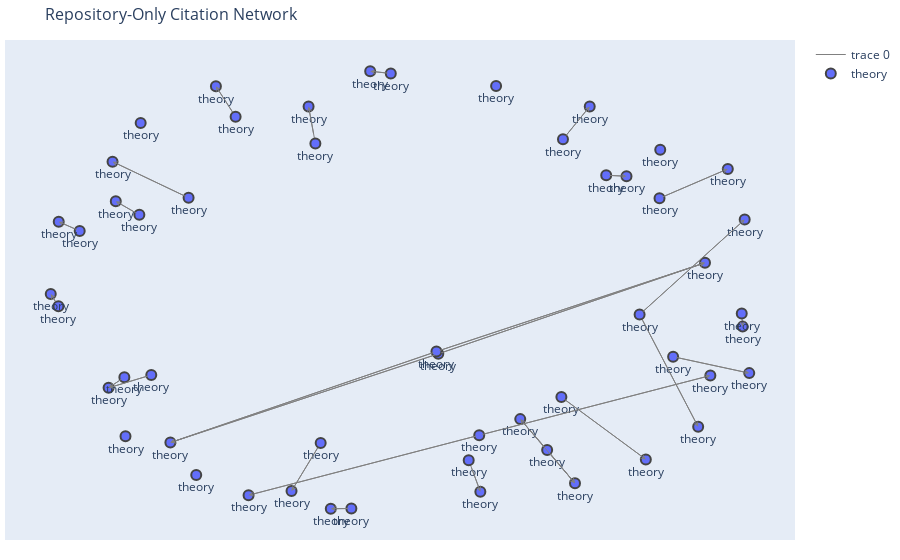

Notebook code for this chart:
### Code cell
sub_areas_of_interest = ['theory']  # Replace with your desired sub-area
theory_graph = filter_graph_by_sub_areas(G, sub_areas_of_interest)
draw_graph_plotly(theory_graph, sample_fraction=1.0)

### Figure 1 — Plotly figure (JSON) as saved in the notebook; plotly's stock layout.template omitted (floating-point values rounded to 4 significant figures)
{"data": [{"hoverinfo": "none", "line": {"color": "gray", "width": 1}, "mode": "lines", "type": "scatter", "x": [-0.2435, -0.3237, null, 0.634, 0.7952, null, 0.634, 0.9232, null, 0.1638, 0.1958, null, -0.7097, -0.8272, null, -0.7425, -0.8074, null, 0.3796, 0.4563, null, 0.3796, 0.3056, null, 0.3056, 0.4563, null, 0.1928, -0.442, null, 0.1928, 0.8288, null, -0.4776, -0.5318, null, 0.5422, 0.598, null, 0.6888, 0.8768, null, -0.05059, -0.1073, null, -0.9652, -0.9863, null, -0.2581, -0.2768, null, -0.7837, -0.8272, null, 0.4188, 0.6512, null, 0.4232, 0.4968, null, -0.1591, -0.2157, null, 0.08014, -0.6571, null, 0.08014, 0.814, null, 0.07503, -0.6571, null, 0.07503, 0.814, null, -0.607, -0.8163, null, 0.9151, 0.9176, null, -0.9066, -0.9643, null, 0.7263, 0.9358, null], "y": [-0.6166, -0.8258, null, -0.05833, -0.5468, null, -0.05833, 0.3549, null, -0.6917, -0.8287, null, -0.3211, -0.3772, null, 0.3753, 0.4342, null, -0.6474, -0.7924, null, -0.6474, -0.5132, null, -0.5132, -0.7924, null, -0.5833, -0.8442, null, -0.5833, -0.3237, null, 0.8019, 0.9347, null, 0.5475, 0.5434, null, 0.4477, 0.5751, null, 0.9905, 1, null, -0.02223, 0.03072, null, 0.6855, 0.8462, null, -0.3308, -0.3772, null, -0.4174, -0.6883, null, 0.7041, 0.8469, null, -0.9019, -0.9031, null, -0.2291, -0.6152, null, -0.2291, 0.1668, null, -0.2192, -0.6152, null, -0.2192, 0.1668, null, 0.4494, 0.6068, null, -0.05381, -0.1108, null, 0.3053, 0.3453, null, -0.2418, -0.3131, null]}, {"hoverinfo": "text", "marker": {"color": "#636EFA", "line": {"width": 2}, "size": 10}, "mode": "markers+text", "name": "theory", "text": ["theory", "theory", "theory", "theory", "theory", "theory", "theory", "theory", "theory", "theory", "theory", "theory", "theory", "theory", "theory", "theory", "theory", "theory", "theory", "theory", "theory", "theory", "theory", "theory", "theory", "theory", "theory", "theory", "theory", "theory", "theory", "theory", "theory", "theory", "theory", "theory", "theory", "theory", "theory", "theory", "theory", "theory", "theory", "theory", "theory", "theory", "theory", "theory", "theory", "theory", "theory", "theory", "theory"], "textposition": "bottom center", "type": "scatter", "x": [-0.2435, 0.6908, -0.7806, -0.7389, 0.2392, 0.634, 0.7952, -0.586, 0.1638, 0.1958, -0.7097, -0.8272, -0.7425, -0.8074, 0.3796, 0.4563, 0.3056, 0.1928, -0.442, 0.8288, -0.4776, -0.5318, 0.5422, 0.598, 0.6888, 0.8768, -0.05059, -0.1073, -0.9652, -0.9863, -0.3237, -0.2581, -0.2768, -0.7837, 0.4188, 0.6512, 0.4232, 0.4968, -0.1591, -0.2157, 0.9232, 0.08014, -0.6571, 0.07503, -0.607, -0.8163, 0.9151, 0.9176, 0.814, -0.9066, -0.9643, 0.7263, 0.9358], "y": [-0.6166, 0.6587, -0.5881, 0.7748, 0.936, -0.05833, -0.5468, -0.7567, -0.6917, -0.8287, -0.3211, -0.3772, 0.3753, 0.4342, -0.6474, -0.7924, -0.5132, -0.5833, -0.8442, -0.3237, 0.8019, 0.9347, 0.5475, 0.5434, 0.4477, 0.5751, 0.9905, 1, -0.02223, 0.03072, -0.8258, 0.6855, 0.8462, -0.3308, -0.4174, -0.6883, 0.7041, 0.8469, -0.9019, -0.9031, 0.3549, -0.2291, -0.6152, -0.2192, 0.4494, 0.6068, -0.05381, -0.1108, 0.1668, 0.3053, 0.3453, -0.2418, -0.3131]}], "layout": {"annotations": [{"arrowcolor": "gray", "arrowhead": 3, "arrowsize": 1, "arrowwidth": 1, "ax": -0.2435, "axref": "x", "ay": -0.6166, "ayref": "y", "showarrow": true, "x": -0.3237, "xref": "x", "y": -0.8258, "yref": "y"}, {"arrowcolor": "gray", "arrowhead": 3, "arrowsize": 1, "arrowwidth": 1, "ax": 0.634, "axref": "x", "ay": -0.05833, "ayref": "y", "showarrow": true, "x": 0.7952, "xref": "x", "y": -0.5468, "yref": "y"}, {"arrowcolor": "gray", "arrowhead": 3, "arrowsize": 1, "arrowwidth": 1, "ax": 0.634, "axref": "x", "ay": -0.05833, "ayref": "y", "showarrow": true, "x": 0.9232, "xref": "x", "y": 0.3549, "yref": "y"}, {"arrowcolor": "gray", "arrowhead": 3, "arrowsize": 1, "arrowwidth": 1, "ax": 0.1638, "axref": "x", "ay": -0.6917, "ayref": "y", "showarrow": true, "x": 0.1958, "xref": "x", "y": -0.8287, "yref": "y"}, {"arrowcolor": "gray", "arrowhead": 3, "arrowsize": 1, "arrowwidth": 1, "ax": -0.7097, "axref": "x", "ay": -0.3211, "ayref": "y", "showarrow": true, "x": -0.8272, "xref": "x", "y": -0.3772, "yref": "y"}, {"arrowcolor": "gray", "arrowhead": 3, "arrowsize": 1, "arrowwidth": 1, "ax": -0.7425, "axref": "x", "ay": 0.3753, "ayref": "y", "showarrow": true, "x": -0.8074, "xref": "x", "y": 0.4342, "yref": "y"}, {"arrowcolor": "gray", "arrowhead": 3, "arrowsize": 1, "arrowwidth": 1, "ax": 0.3796, "axref": "x", "ay": -0.6474, "ayref": "y", "showarrow": true, "x": 0.4563, "xref": "x", "y": -0.7924, "yref": "y"}, {"arrowcolor": "gray", "arrowhead": 3, "arrowsize": 1, "arrowwidth": 1, "ax": 0.3796, "axref": "x", "ay": -0.6474, "ayref": "y", "showarrow": true, "x": 0.3056, "xref": "x", "y": -0.5132, "yref": "y"}, {"arrowcolor": "gray", "arrowhead": 3, "arrowsize": 1, "arrowwidth": 1, "ax": 0.3056, "axref": "x", "ay": -0.5132, "ayref": "y", "showarrow": true, "x": 0.4563, "xref": "x", "y": -0.7924, "yref": "y"}, {"arrowcolor": "gray", "arrowhead": 3, "arrowsize": 1, "arrowwidth": 1, "ax": 0.1928, "axref": "x", "ay": -0.5833, "ayref": "y", "showarrow": true, "x": -0.442, "xref": "x", "y": -0.8442, "yref": "y"}, {"arrowcolor": "gray", "arrowhead": 3, "arrowsize": 1, "arrowwidth": 1, "ax": 0.1928, "axref": "x", "ay": -0.5833, "ayref": "y", "showarrow": true, "x": 0.8288, "xref": "x", "y": -0.3237, "yref": "y"}, {"arrowcolor": "gray", "arrowhead": 3, "arrowsize": 1, "arrowwidth": 1, "ax": -0.4776, "axref": "x", "ay": 0.8019, "ayref": "y", "showarrow": true, "x": -0.5318, "xref": "x", "y": 0.9347, "yref": "y"}, {"arrowcolor": "gray", "arrowhead": 3, "arrowsize": 1, "arrowwidth": 1, "ax": 0.5422, "axref": "x", "ay": 0.5475, "ayref": "y", "showarrow": true, "x": 0.598, "xref": "x", "y": 0.5434, "yref": "y"}, {"arrowcolor": "gray", "arrowhead": 3, "arrowsize": 1, "arrowwidth": 1, "ax": 0.6888, "axref": "x", "ay": 0.4477, "ayref": "y", "showarrow": true, "x": 0.8768, "xref": "x", "y": 0.5751, "yref": "y"}, {"arrowcolor": "gray", "arrowhead": 3, "arrowsize": 1, "arrowwidth": 1, "ax": -0.05059, "axref": "x", "ay": 0.9905, "ayref": "y", "showarrow": true, "x": -0.1073, "xref": "x", "y": 1, "yref": "y"}, {"arrowcolor": "gray", "arrowhead": 3, "arrowsize": 1, "arrowwidth": 1, "ax": -0.9652, "axref": "x", "ay": -0.02223, "ayref": "y", "showarrow": true, "x": -0.9863, "xref": "x", "y": 0.03072, "yref": "y"}, {"arrowcolor": "gray", "arrowhead": 3, "arrowsize": 1, "arrowwidth": 1, "ax": -0.2581, "axref": "x", "ay": 0.6855, "ayref": "y", "showarrow": true, "x": -0.2768, "xref": "x", "y": 0.8462, "yref": "y"}, {"arrowcolor": "gray", "arrowhead": 3, "arrowsize": 1, "arrowwidth": 1, "ax": -0.7837, "axref": "x", "ay": -0.3308, "ayref": "y", "showarrow": true, "x": -0.8272, "xref": "x", "y": -0.3772, "yref": "y"}, {"arrowcolor": "gray", "arrowhead": 3, "arrowsize": 1, "arrowwidth": 1, "ax": 0.4188, "axref": "x", "ay": -0.4174, "ayref": "y", "showarrow": true, "x": 0.6512, "xref": "x", "y": -0.6883, "yref": "y"}, {"arrowcolor": "gray", "arrowhead": 3, "arrowsize": 1, "arrowwidth": 1, "ax": 0.4232, "axref": "x", "ay": 0.7041, "ayref": "y", "showarrow": true, "x": 0.4968, "xref": "x", "y": 0.8469, "yref": "y"}, {"arrowcolor": "gray", "arrowhead": 3, "arrowsize": 1, "arrowwidth": 1, "ax": -0.1591, "axref": "x", "ay": -0.9019, "ayref": "y", "showarrow": true, "x": -0.2157, "xref": "x", "y": -0.9031, "yref": "y"}, {"arrowcolor": "gray", "arrowhead": 3, "arrowsize": 1, "arrowwidth": 1, "ax": 0.08014, "axref": "x", "ay": -0.2291, "ayref": "y", "showarrow": true, "x": -0.6571, "xref": "x", "y": -0.6152, "yref": "y"}, {"arrowcolor": "gray", "arrowhead": 3, "arrowsize": 1, "arrowwidth": 1, "ax": 0.08014, "axref": "x", "ay": -0.2291, "ayref": "y", "showarrow": true, "x": 0.814, "xref": "x", "y": 0.1668, "yref": "y"}, {"arrowcolor": "gray", "arrowhead": 3, "arrowsize": 1, "arrowwidth": 1, "ax": 0.07503, "axref": "x", "ay": -0.2192, "ayref": "y", "showarrow": true, "x": -0.6571, "xref": "x", "y": -0.6152, "yref": "y"}, {"arrowcolor": "gray", "arrowhead": 3, "arrowsize": 1, "arrowwidth": 1, "ax": 0.07503, "axref": "x", "ay": -0.2192, "ayref": "y", "showarrow": true, "x": 0.814, "xref": "x", "y": 0.1668, "yref": "y"}, {"arrowcolor": "gray", "arrowhead": 3, "arrowsize": 1, "arrowwidth": 1, "ax": -0.607, "axref": "x", "ay": 0.4494, "ayref": "y", "showarrow": true, "x": -0.8163, "xref": "x", "y": 0.6068, "yref": "y"}, {"arrowcolor": "gray", "arrowhead": 3, "arrowsize": 1, "arrowwidth": 1, "ax": 0.9151, "axref": "x", "ay": -0.05381, "ayref": "y", "showarrow": true, "x": 0.9176, "xref": "x", "y": -0.1108, "yref": "y"}, {"arrowcolor": "gray", "arrowhead": 3, "arrowsize": 1, "arrowwidth": 1, "ax": -0.9066, "axref": "x", "ay": 0.3053, "ayref": "y", "showarrow": true, "x": -0.9643, "xref": "x", "y": 0.3453, "yref": "y"}, {"arrowcolor": "gray", "arrowhead": 3, "arrowsize": 1, "arrowwidth": 1, "ax": 0.7263, "axref": "x", "ay": -0.2418, "ayref": "y", "showarrow": true, "x": 0.9358, "xref": "x", "y": -0.3131, "yref": "y"}], "hovermode": "closest", "margin": {"b": 20, "l": 5, "r": 5, "t": 40}, "showlegend": true, "title": {"font": {"size": 16}, "text": "Repository-Only Citation Network"}, "xaxis": {"showgrid": false, "showticklabels": false, "zeroline": false}, "yaxis": {"showgrid": false, "showticklabels": false, "zeroline": false}}}
